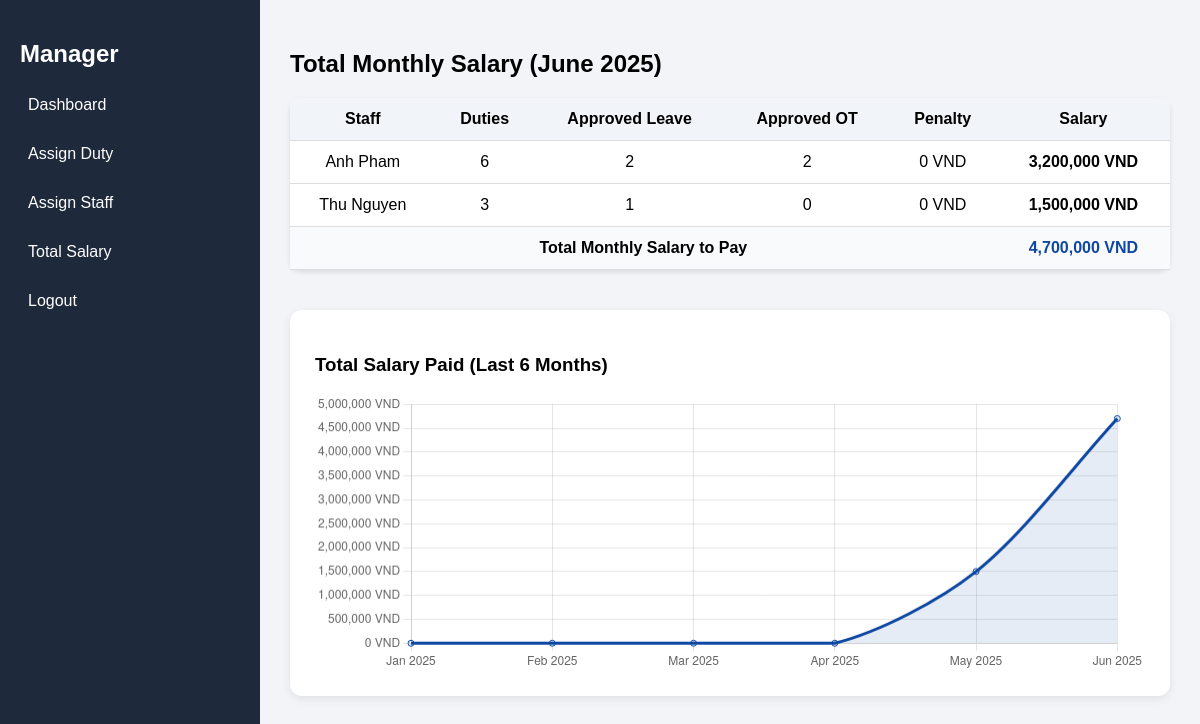
Before: /total_salary.php (signed in) with the older database file.
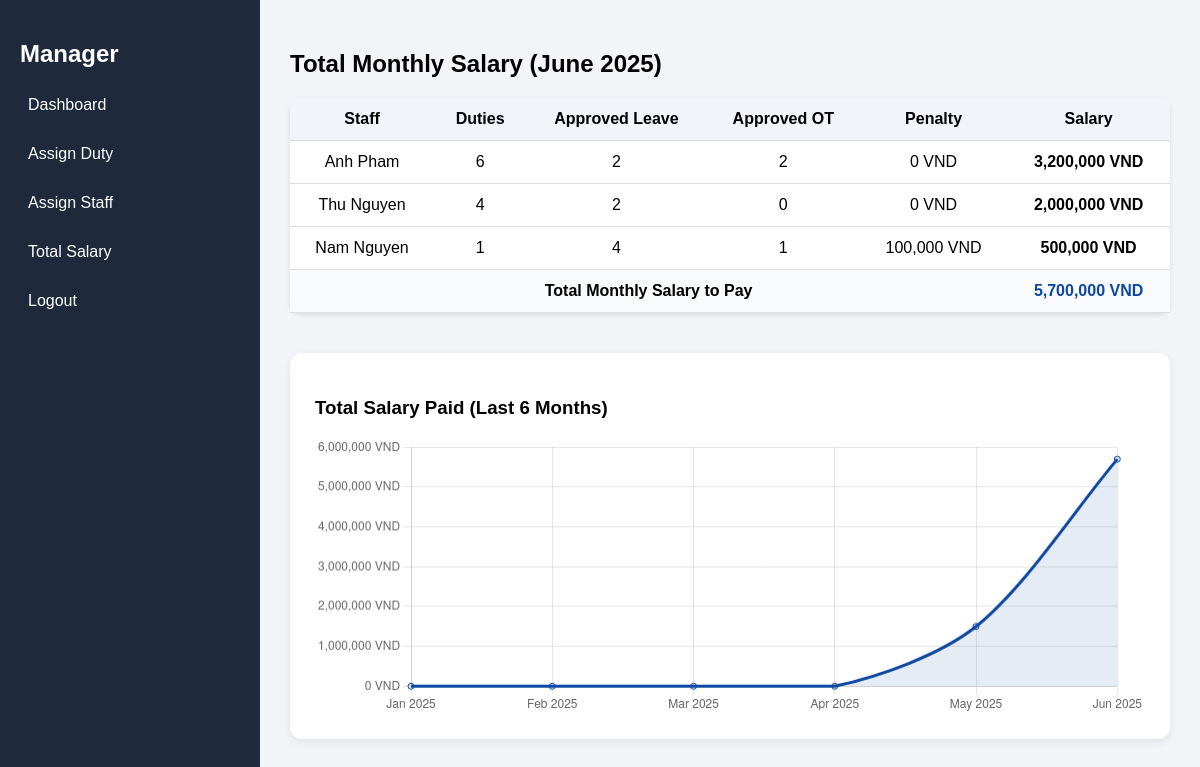
After: the same page with the newer database file.
### tables this page shows
CREATE TABLE `security_staff` (
  `id` int(11) NOT NULL,
  `identity_number` varchar(20) DEFAULT NULL,
  `name` varchar(100) DEFAULT NULL,
  `email` varchar(100) DEFAULT NULL,
  `password` varchar(255) DEFAULT NULL,
  `gender` varchar(10) DEFAULT NULL,
  `dob` date DEFAULT NULL,
  `manager_id` int(11) DEFAULT NULL
);

### total_salary.php (the view, shortened to what this page needs)
<?php
include 'db.php';
$manager_id = $_SESSION['manager_id'];
$salary_per_duty = 500000;
$overtime_bonus = 100000;
$leave_penalty = 100000;
$max_allowed_leaves = 3;
$month = date('m');
$year = date('Y');
$total_cost = 0;
$total_salary_history = [];
for ($i = 5; $i >= 0; $i--) {
    $m = date('m', strtotime("-$i months"));
    $y = date('Y', strtotime("-$i months"));
    $label = date('M Y', strtotime("-$i months"));
    $staffs = $conn->query("SELECT id FROM security_staff WHERE manager_id = $manager_id");
    $total_salary = 0;
    while ($s = $staffs->fetch_assoc()) {
        $sid = $s['id'];
        $duties = $conn->query("SELECT COUNT(*) AS total FROM duty WHERE staff_id = $sid AND MONTH(duty_date) = $m AND YEAR(duty_date) = $y")->fetch_assoc()['total'];
        $leaves = $conn->query("SELECT COUNT(*) AS total FROM leave_request WHERE staff_id = $sid AND type='Leave' AND status='Approved' AND MONTH(leave_date) = $m AND YEAR(leave_date) = $y")->fetch_assoc()['total'];
        $ots = $conn->query("SELECT COUNT(*) AS total FROM leave_request WHERE staff_id = $sid AND type='Overtime' AND status='Approved' AND MONTH(leave_date) = $m AND YEAR(leave_date) = $y")->fetch_assoc()['total'];
        $base = $duties * $salary_per_duty;
        $bonus = $ots * $overtime_bonus;
        $penalty = max(0, $leaves - $max_allowed_leaves) * $leave_penalty;
        $total_salary += $base + $bonus - $penalty;
    }
    $total_salary_history[] = [
        'label' => $label,
        'amount' => $total_salary
    ];
}
?>
<!DOCTYPE html>
<html lang="en">
<head>
</head>
<body>
<div class="container">
  <div class="sidebar">
    <h2>Manager</h2>
    <a href="monitor.php">Dashboard</a>
    <a href="create_duty.php">Assign Duty</a>
    <a href="assign_staff.php">Assign Staff</a>
    <a href="total_salary.php">Total Salary</a>
    <a href="logout.php">Logout</a>
  </div>
  <div class="main">
    <h2>Total Monthly Salary (<?= date('F Y') ?>)</h2>
    <table>
      <tr>
        <th>Staff</th>
        <th>Duties</th>
        <th>Approved Leave</th>
        <th>Approved OT</th>
        <th>Penalty</th>
        <th>Salary</th>
      </tr>
      <?php
      $staff_result = $conn->query("SELECT id, name FROM security_staff WHERE manager_id = $manager_id");
      while ($staff = $staff_result->fetch_assoc()) {
          $id = $staff['id'];
          $name = $staff['name'];
          $duties = $conn->query("SELECT COUNT(*) AS total FROM duty WHERE staff_id = $id AND MONTH(duty_date) = $month AND YEAR(duty_date) = $year")->fetch_assoc()['total'];
          $leaves = $conn->query("SELECT COUNT(*) AS total FROM leave_request WHERE staff_id = $id AND type = 'Leave' AND status = 'Approved' AND MONTH(leave_date) = $month AND YEAR(leave_date) = $year")->fetch_assoc()['total'];
          $ots = $conn->query("SELECT COUNT(*) AS total FROM leave_request WHERE staff_id = $id AND type = 'Overtime' AND status = 'Approved' AND MONTH(leave_date) = $month AND YEAR(leave_date) = $year")->fetch_assoc()['total'];
          $base = $duties * $salary_per_duty;
          $bonus = $ots * $overtime_bonus;
          $penalty = max(0, $leaves - $max_allowed_leaves) * $leave_penalty;
          $final = $base + $bonus - $penalty;
          $total_cost += $final;
          echo "<tr>
                  <td>$name</td>
                  <td>$duties</td>
                  <td>$leaves</td>
                  <td>$ots</td>
                  <td>" . number_format($penalty) . " VND</td>
                  <td><strong>" . number_format($final) . " VND</strong></td>
                </tr>";
      }
      ?>
      <tr>
        <td colspan="5">Total Monthly Salary to Pay</td>
        <td><strong style="color:#0d47a1;"><?= number_format($total_cost) ?> VND</strong></td>
      </tr>
    </table>
    <div class="chart-section">
      <h3>Total Salary Paid (Last 6 Months)</h3>
      <canvas id="totalSalaryChart" height="100"></canvas>
    </div>
  </div>
</div>
<script>
  const ctx = document.getElementById('totalSalaryChart').getContext('2d');
  const totalSalaryChart = new Chart(ctx, {
    type: 'line',
    data: {
      labels: <?= json_encode(array_column($total_salary_history, 'label')) ?>,
      datasets: [{
        label: 'Total Salary (VND)',
        data: <?= json_encode(array_column($total_salary_history, 'amount')) ?>,
        borderColor: '#0d47a1',
        backgroundColor: 'rgba(13,71,161,0.1)',
        fill: true,
        tension: 0.3
      }]
    },
    options: {
      responsive: true,
      plugins: {
        legend: { display: false }
      },
      scales: {
        y: {
          beginAtZero: true,
          ticks: {
            callback: value => value.toLocaleString() + ' VND'
          }
        }
      }
    }
  });
</script>
</body>
</html>

Changed rows visible on the page:
computed for security_staff "Thu Nguyen": duties "3" → "4"; leaves "1" → "2"; final "1,500,000" → "2,000,000"
added security_staff: name "Nam Nguyen", duties "1", leaves "4", ots "1", penalty "100,000", final "500,000"
Other visible differences:
$total_cost: "4,700,000" → "5,700,000"
chart data {{ json_encode(array_column($total_salary_history, 'amount')) }}: [0,0,0,0,1500000,4700000] → [0,0,0,0,1500000,5700000]
